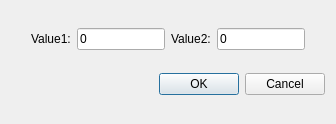
<?xml version="1.0" encoding="UTF-8"?>
<ui version="4.0">
 <class>InputDataDialog</class>
 <widget class="QDialog" name="InputDataDialog">
  <property name="geometry">
   <rect>
    <x>0</x>
    <y>0</y>
    <width>336</width>
    <height>124</height>
   </rect>
  </property>
  <property name="windowTitle">
   <string>InputDataDialog</string>
  </property>
  <layout class="QGridLayout" name="gridLayout">
   <item row="0" column="0">
    <layout class="QHBoxLayout" name="horizontalLayout">
     <item>
      <spacer name="horizontalSpacer">
       <property name="orientation">
        <enum>Qt::Horizontal</enum>
       </property>
       <property name="sizeHint" stdset="0">
        <size>
         <width>40</width>
         <height>20</height>
        </size>
       </property>
      </spacer>
     </item>
     <item>
      <widget class="QLabel" name="label_1">
       <property name="text">
        <string>Value1:</string>
       </property>
      </widget>
     </item>
     <item>
      <widget class="QLineEdit" name="lineEdit_1">
       <property name="text">
        <string>0</string>
       </property>
      </widget>
     </item>
     <item>
      <widget class="QLabel" name="label_2">
       <property name="text">
        <string>Value2:</string>
       </property>
      </widget>
     </item>
     <item>
      <widget class="QLineEdit" name="lineEdit_2">
       <property name="text">
        <string>0</string>
       </property>
      </widget>
     </item>
     <item>
      <spacer name="horizontalSpacer_2">
       <property name="orientation">
        <enum>Qt::Horizontal</enum>
       </property>
       <property name="sizeHint" stdset="0">
        <size>
         <width>40</width>
         <height>20</height>
        </size>
       </property>
      </spacer>
     </item>
    </layout>
   </item>
   <item row="1" column="0">
    <widget class="QDialogButtonBox" name="buttonBox">
     <property name="orientation">
      <enum>Qt::Horizontal</enum>
     </property>
     <property name="standardButtons">
      <set>QDialogButtonBox::Cancel|QDialogButtonBox::Ok</set>
     </property>
    </widget>
   </item>
  </layout>
 </widget>
 <resources/>
 <connections>
  <connection>
   <sender>buttonBox</sender>
   <signal>accepted()</signal>
   <receiver>InputDataDialog</receiver>
   <slot>accept()</slot>
   <hints>
    <hint type="sourcelabel">
     <x>248</x>
     <y>254</y>
    </hint>
    <hint type="destinationlabel">
     <x>157</x>
     <y>274</y>
    </hint>
   </hints>
  </connection>
  <connection>
   <sender>buttonBox</sender>
   <signal>rejected()</signal>
   <receiver>InputDataDialog</receiver>
   <slot>reject()</slot>
   <hints>
    <hint type="sourcelabel">
     <x>316</x>
     <y>260</y>
    </hint>
    <hint type="destinationlabel">
     <x>286</x>
     <y>274</y>
    </hint>
   </hints>
  </connection>
 </connections>
</ui>
